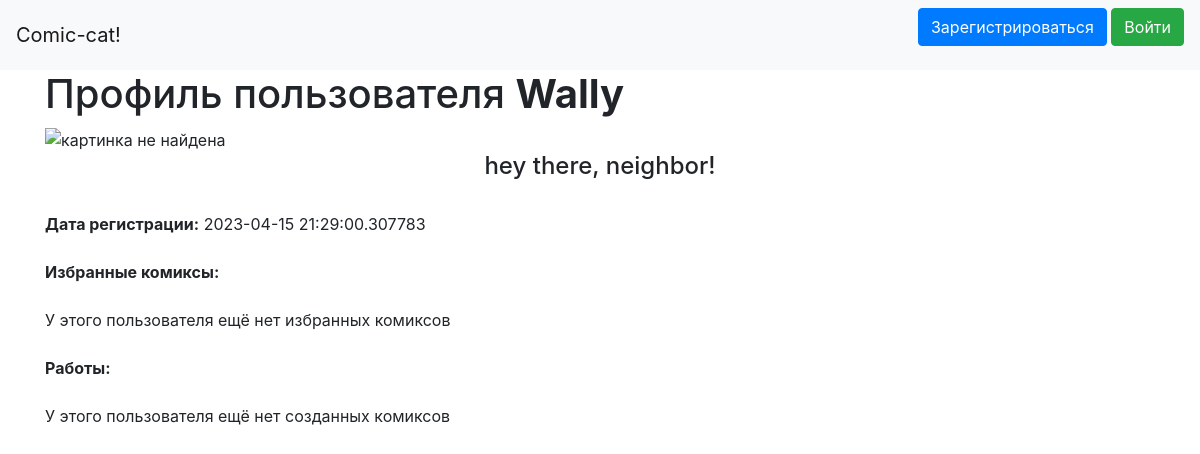
The page /users/2 on the database its author committed.
### data/users.py (models this page shows, shortened)
class User(SqlAlchemyBase, UserMixin, SerializerMixin):
    __tablename__ = 'users'
    id = sqlalchemy.Column(sqlalchemy.Integer,
                           primary_key=True, autoincrement=True)
    name = sqlalchemy.Column(sqlalchemy.String, nullable=True)
    about = sqlalchemy.Column(sqlalchemy.String, nullable=True)
    email = sqlalchemy.Column(sqlalchemy.String,
                              index=True, unique=True, nullable=True)
    hashed_password = sqlalchemy.Column(sqlalchemy.String, nullable=True)
    created_date = sqlalchemy.Column(sqlalchemy.DateTime,
                                     default=datetime.datetime.now)
    favorites = sqlalchemy.Column(sqlalchemy.String, nullable=True)
    comics = sqlalchemy.Column(sqlalchemy.String, nullable=True)
    discussions = orm.relationship("Discussions", back_populates='user')
    posts = orm.relationship("Posts", back_populates='user')

### main.py (the view)
@app.route('/users/<int:id>')
def user(id):
    db_sess = db_session.create_session()
    user = db_sess.query(User).filter(User.id == id)[0]
    return render_template("user.html", user=user)

### data/db_session.py (called while the page is built)
def create_session() -> Session:
    global __factory
    return __factory()

### templates/user.html
{% extends "base.html" %}
{% block content %}
<h1>Профиль пользователя <strong>{{user.name}}</strong></h1>
<img src="{url_pic}" alt="картинка не найдена">
<h4 style="text-align: center;">{{user.about}}</h4>
<div>
  <br><strong>Дата регистрации:</strong> {{user.created_date}}
  <br><br><strong>Избранные комиксы:</strong>
  <div>
    {% if user.favorites %}
        комиксы каруселька
    {% else %}
      <br>У этого пользователя ещё нет избранных комиксов
    {% endif %}
  </div>
  <br><strong>Работы:</strong>
  <div>
    {% if user.favorites %}
        комиксы каруселька
    {% else %}
      <br>У этого пользователя ещё нет созданных комиксов
    {% endif %}
  </div>
</div>
{% endblock %}

### rows shown on the page
User: name "Wally", about "hey there, neighbor!", created_date "2023-04-15 21:29:00.307783"
